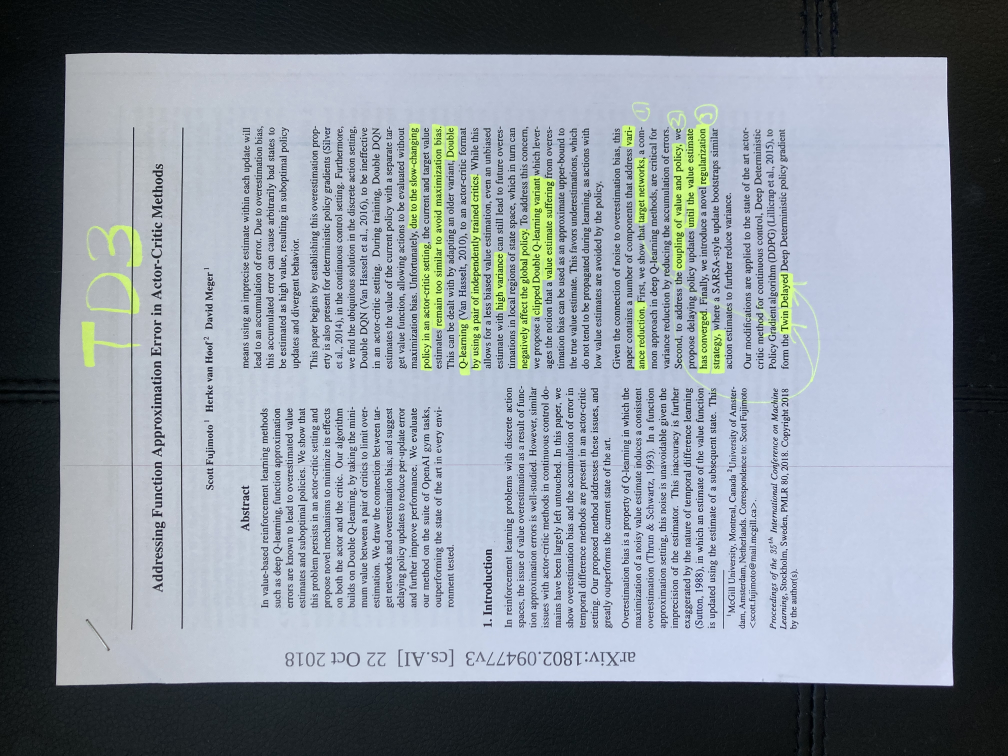
#> input picture 과제/과제 4/KakaoTalk_20240516_134041401.jpg, 4032 x 3024 px (shown at 1/4 size)
$ python mycv.py
#> lines starting #> are read from the running program, lines starting #| are printed output that depends on the picture; after the words box and inside, x2 and y2 are one past the last pixel; in counts of white or black regions, pixels touching at a corner belong together
import numpy as np
import cv2 as cv
import matplotlib.pyplot as plt


def show_img(jpg):
    gray_image = cv.cvtColor(jpg, cv.COLOR_BGR2GRAY)
    _, binary_image = cv.threshold(gray_image, 127 + 10, 255, cv.THRESH_BINARY)

    # Original image
    plt.subplot(1, 3, 1)
    plt.imshow(cv.cvtColor(jpg, cv.COLOR_BGR2RGB))
    plt.title("Original Image")

    # Grayscale image
    plt.subplot(1, 3, 2)
    plt.imshow(gray_image, cmap="gray")
    plt.title("Grayscale Image")

    # Binary image
    plt.subplot(1, 3, 3)
    plt.imshow(binary_image, cmap="binary")
    plt.title("Binary Image")

    plt.tight_layout()
    plt.show()

    return gray_image, binary_image


jpg1 = cv.imread("./KakaoTalk_20240516_134041401.jpg")
#> jpg1 is the input picture: shape (3024, 4032, 3); mean B, G, R 154.6, 145.4, 136.8
jpg2 = cv.imread("./KakaoTalk_20240516_134148374.jpg")
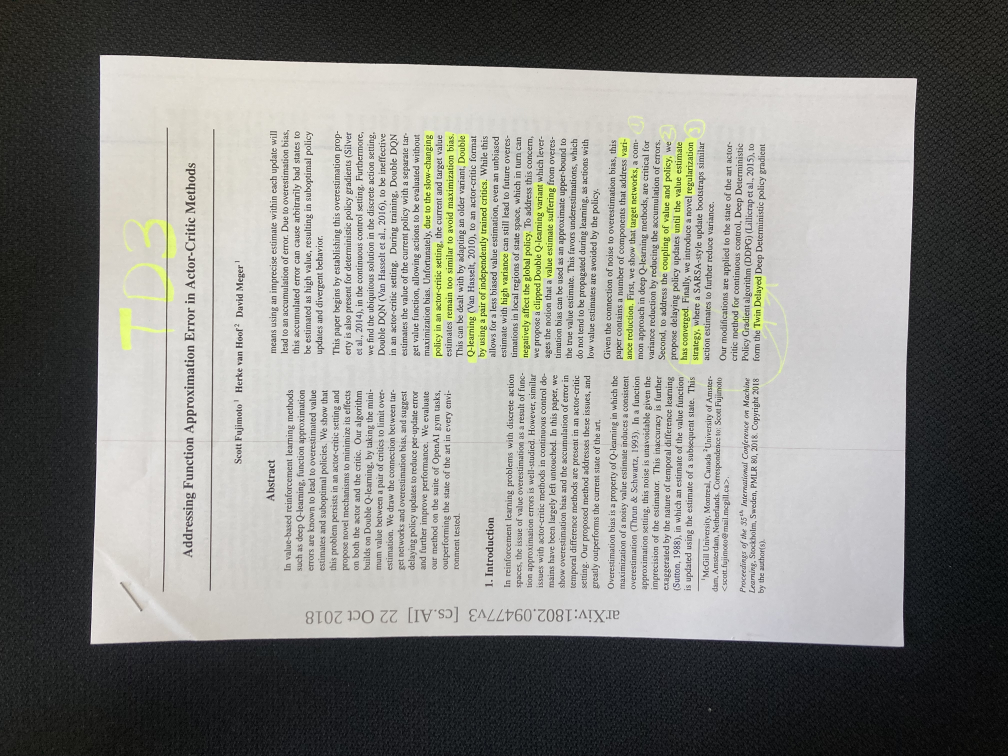
#> input picture 과제/과제 4/KakaoTalk_20240516_134148374.jpg, 4032 x 3024 px (shown at 1/4 size)
#> jpg2 is the input picture: shape (3024, 4032, 3); mean B, G, R 130.7, 135.2, 135

gray1, bi1 = show_img(jpg1)
#> in show_img, `gray_image = cv.cvtColor(jpg, cv.COLOR_BGR2GRAY)`:
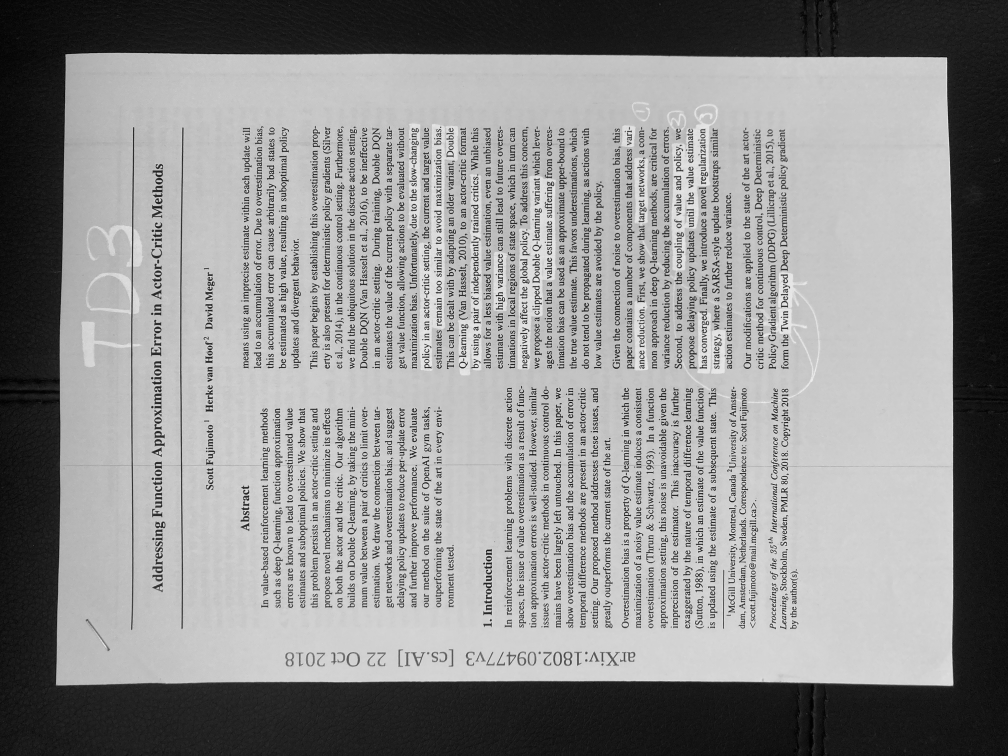
#> gray_image: shape (3024, 4032) (shown at 1/4 size); min 0, max 254, mean 143.9
#> in show_img, `_, binary_image = cv.threshold(gray_image, 127 + 10, 255, cv.THRESH_BI..`:
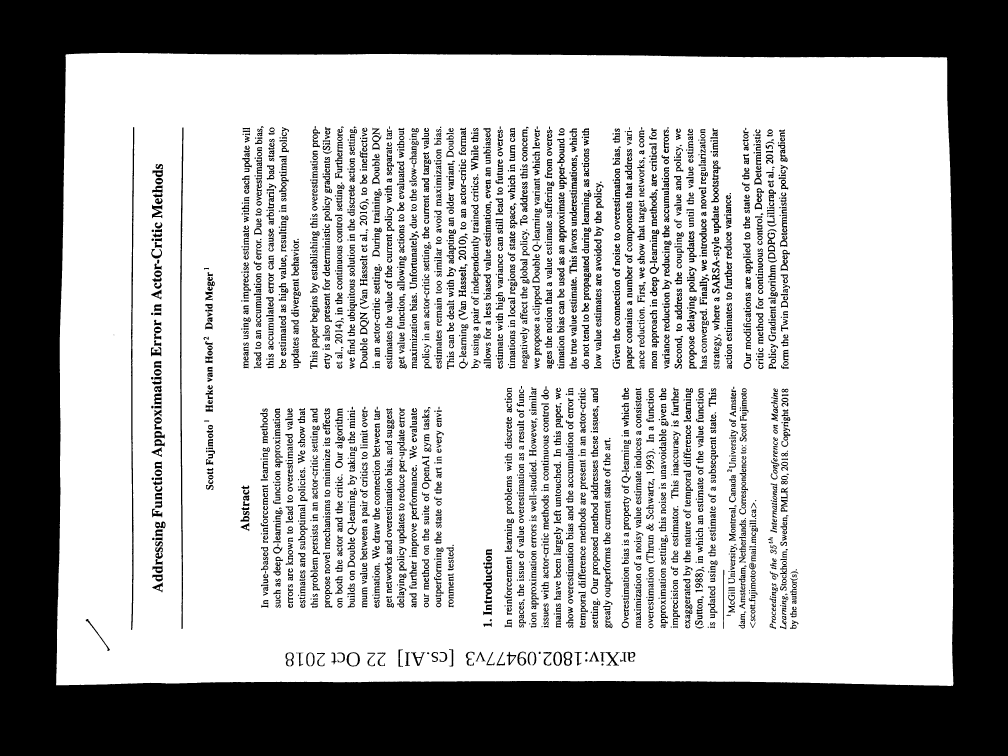
#> binary_image: shape (3024, 4032) (shown at 1/4 size); 67% white; 3976 black regions (149 under 20 px), largest, box (x1, y1, x2, y2) and area: (0, 0, 4032, 3024) 3252750, (524, 508, 537, 2520) 10135, (720, 509, 734, 2516) 10127
gray2, bi2 = show_img(jpg2)
#> in show_img (call 2), `_, binary_image = cv.threshold(gray_image, 127 + 10, 255, cv.THRESH_BI..`:
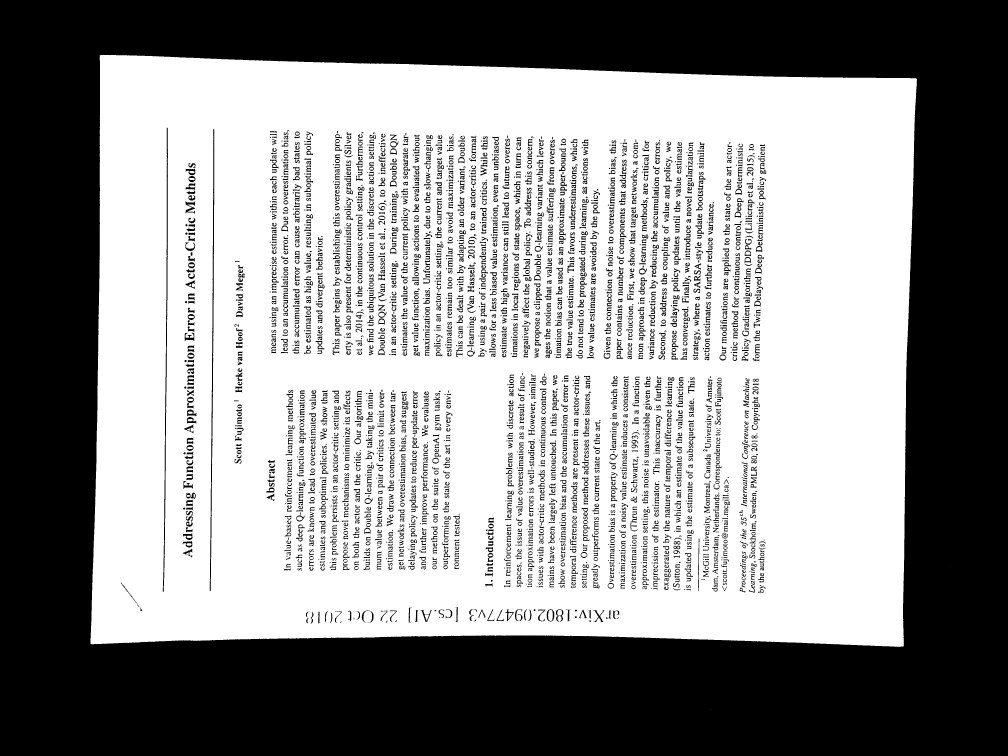
#> binary_image: shape (3024, 4032) (shown at 1/4 size); 56.4% white; 4264 black regions (440 under 20 px)
#> in show_img (call 2), `plt.show()`:
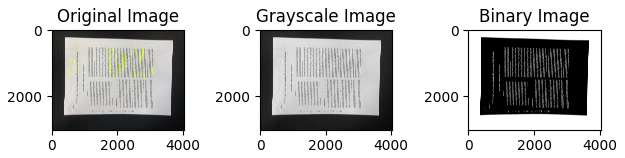
#> figure drawn by matplotlib, 3 panels


def new_func(image, binary):
    A4_SIZE_X = 297 * 3
    A4_SIZE_Y = 210 * 3
    dst = np.array(
        [
            [0, A4_SIZE_Y - 1],
            [0, 0],
            [A4_SIZE_X - 1, 0],
            [A4_SIZE_X - 1, A4_SIZE_Y - 1],
        ],
        dtype=np.float32,
    )

    # Step 1: 윤곽선을 찾습니다.
    contours, _ = cv.findContours(binary, cv.RETR_EXTERNAL, cv.CHAIN_APPROX_SIMPLE)
#> contours = 1 contour; box (x1, y1, x2, y2) and area: (224, 211, 3814, 2744) 8933948
    contour = max(contours, key=cv.contourArea)
#> contour = contour of 1717 points, box (x1, y1, x2, y2) (224, 211, 3814, 2744), area 8933948

    # Step 2: 직사각형을 찾습니다.
    rect = cv.minAreaRect(contour)
#> rect = ((2019.6, 1476.9), (2529.2, 3589), -89.95)
    box = cv.boxPoints(rect)
#> box = [[3813, 2743], [224, 2740], [226.1, 210.8], [3815.1, 213.8]]
    box = box.astype(int)
#> box = [[3812, 2743], [223, 2740], [226, 210], [3815, 213]]

    # Step 3: 사전에 주어진 frame 크기에 맞추기 위해 변환 행렬을 계산합니다.
    perspective_transform = cv.getPerspectiveTransform(box.astype(np.float32), dst)
#> perspective_transform = [[0.000294, -0.352, 963.8], [0.175, 0.000208, -39.65], [-2.24e-23, 2.68e-20, 1]]

    # Step 4: 원근 변환을 수행합니다.
    warped_image = cv.warpPerspective(image, perspective_transform, (297 * 3, 210 * 3))
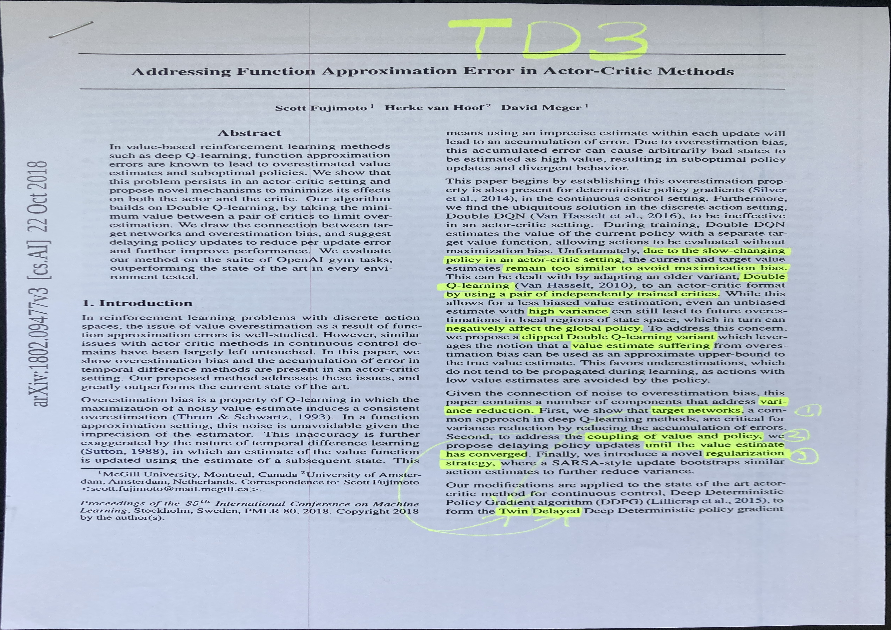
#> warped_image: shape (630, 891, 3); mean B, G, R 198, 186.5, 176.5

    # 결과를 표시합니다.
    cv.namedWindow("Original Image", cv.WINDOW_NORMAL)
    cv.resizeWindow("Original Image", 800, 600)
    cv.imshow("Original Image", image)
    cv.namedWindow("Document Warp", cv.WINDOW_NORMAL)
    cv.resizeWindow("Document Warp", 297 * 3, 210 * 3)
    cv.imshow("Document Warp", warped_image)
    cv.waitKey(0)
    cv.destroyAllWindows()


new_func(jpg1, bi1)
new_func(jpg2, bi2)
#> in new_func (call 2), `contours, _ = cv.findContours(binary, cv.RETR_EXTERNAL, cv.CHAIN_APPRO..`: contours = 4 contours, 3 with area under 20; largest, box (x1, y1, x2, y2) and area: (362, 219, 3668, 2588) 7414788
#> in new_func (call 2), `contour = max(contours, key=cv.contourArea)`: contour = contour of 1609 points, box (x1, y1, x2, y2) (362, 219, 3668, 2588), area 7414788
#> in new_func (call 2), `rect = cv.minAreaRect(contour)`: rect = ((2014.7, 1423.4), (2357.3, 3269.2), -89.09)
#> in new_func (call 2), `box = cv.boxPoints(rect)`: box = [[3630.4, 2627.8], [361.6, 2576], [399, 219], [3667.8, 270.8]]
#> in new_func (call 2), `box = box.astype(int)`: box = [[3630, 2627], [361, 2575], [399, 218], [3667, 270]]
#> in new_func (call 2), `perspective_transform = cv.getPerspectiveTransform(box.astype(np.float..`: perspective_transform = [[0.00601, -0.378, 969.9], [0.192, 0.0031, -77.45], [-4.13e-09, 1.3e-07, 1]]
#> in new_func (call 2), `warped_image = cv.warpPerspective(image, perspective_transform, (297 *..`:
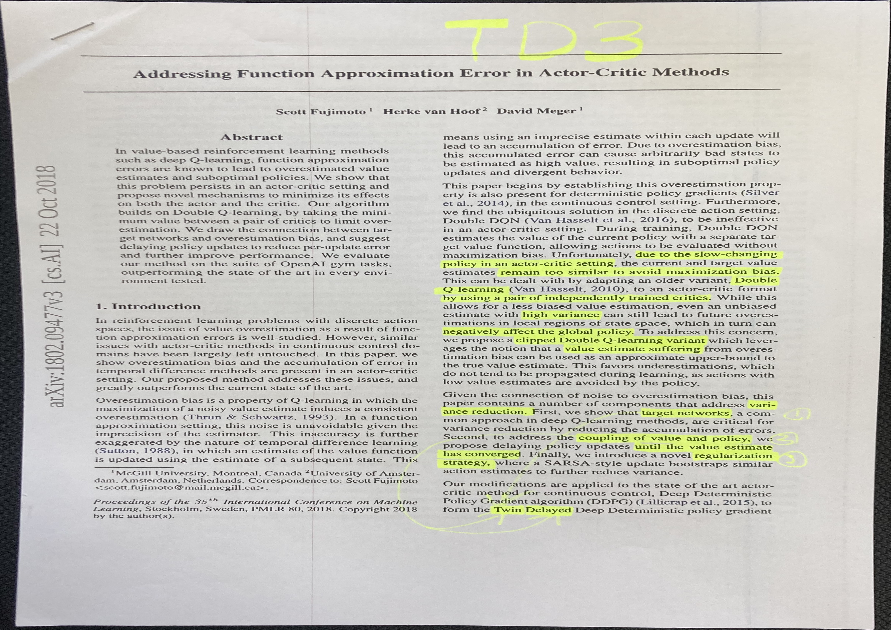
#> warped_image: shape (630, 891, 3); mean B, G, R 187.9, 195.2, 195.7
